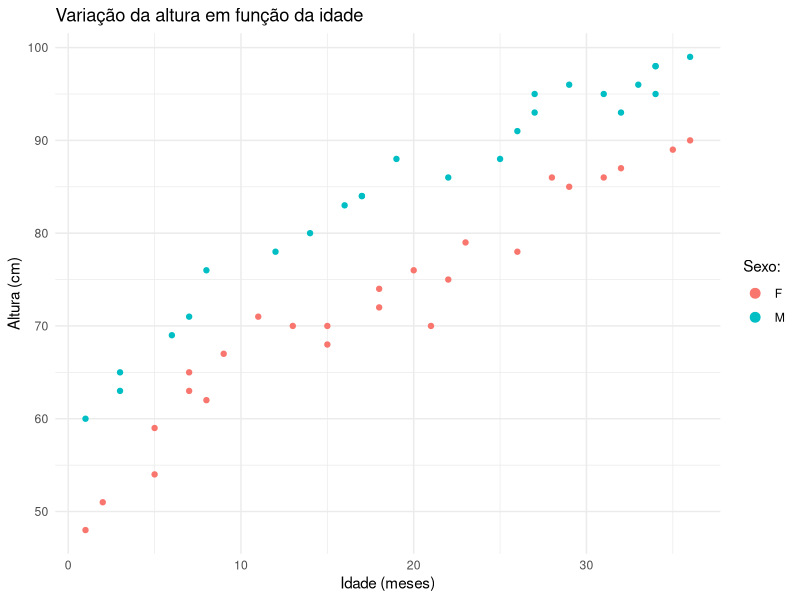
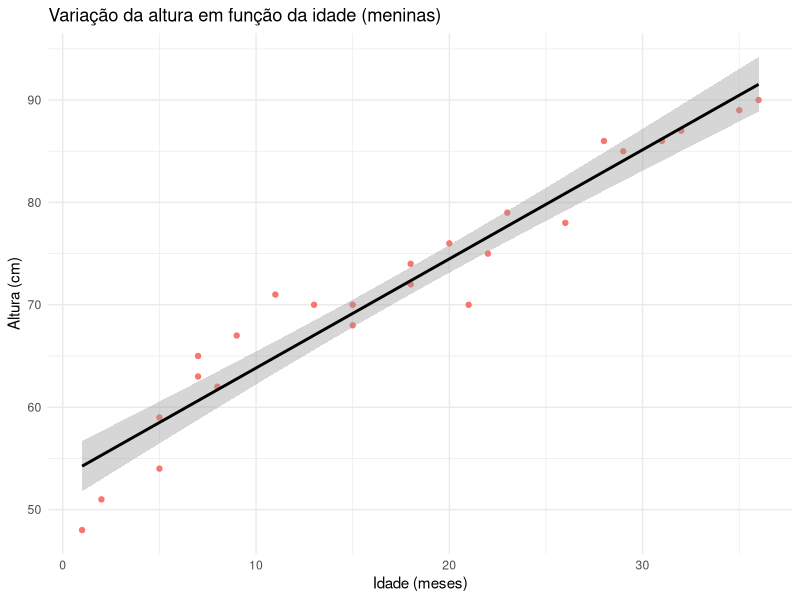
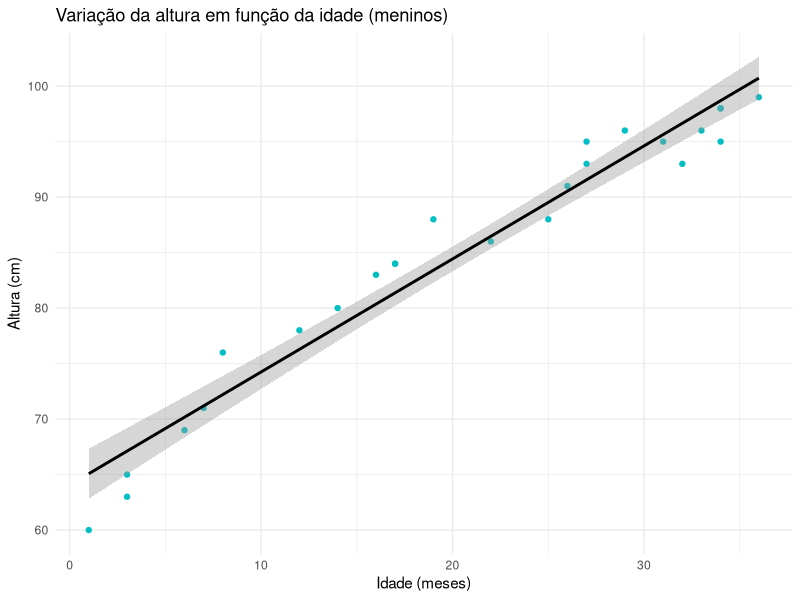

The R script that drew these images, in order:
## ---- chunk 1
knitr::opts_chunk$set(echo = TRUE)
## ---- chunk 2
# Criando os vetores
sexo <- c("F", "M", "F", "M", "M", "F", "F", "M", "F", "M", "F", "F", "M", "F", "F", "M", "F", "M", "F", "F", "M", "M", "M", "F", "F", "M", "F", "F", "F", "M", "F", "M", "M", "F", "M", "M", "F", "F", "M", "F", "M", "M", "F", "M", "M", "M", "M", "F", "F", "M")

idade <- c(1, 1, 2, 3, 3, 5, 5, 6, 7, 7, 7, 8, 8, 9, 11, 12, 13, 14, 15, 15, 16, 17, 17, 18, 18, 19, 20, 21, 22, 22, 23, 25, 26, 26, 27, 27, 28, 29, 29, 31, 31, 32, 32, 33, 34, 34, 34, 35, 36, 36)

altura <- c(48, 60, 51, 65, 63, 54, 59, 69, 63, 71, 65, 62, 76, 67, 71, 78, 70, 80, 68, 70, 83, 84, 84, 72, 74, 88, 76, 70, 75, 86, 79, 88, 91, 78, 95, 93, 86, 85, 96, 86, 95, 93, 87, 96, 98, 95, 98, 89, 90, 99)

# Concatenando os vetores em um data frame
df <- data.frame(sexo, idade, altura)

# Deletando os vetores
rm(idade, altura, sexo)
## ---- chunk 3
# Carregar o pacote ggplot2 com as funções para gráficos
library(ggplot2)

ggplot(data = df, aes(x = idade, y = altura, colour = as.factor(sexo))) + 
      geom_point() +
      theme_minimal() +
      labs(title = "Variação da altura em função da idade", x="Idade (meses)", 
           y="Altura (cm)", 
           colour = "Sexo:") +
      theme(legend.position = "right") +
      guides(colour = guide_legend(nrow = 2, override.aes = list(size = 3)))
## ---- chunk 4
cor(df$idade[df$sexo=="F"], df$altura[df$sexo=="F"], method = "pearson")
cor(df$idade[df$sexo=="M"], df$altura[df$sexo=="M"], method = "pearson")
## ---- chunk 5
# Armazenando o modelo dos dados de crianças do sexo feminino:
rlf <- lm(df$altura[df$sexo=="F"] ~ df$idade[df$sexo=="F"])

# Visualizar as informações do modelo:
summary(rlf)
## ---- chunk 6
# Armazenando o modelo dos dados de crianças do sexo masculino:
rlm <- lm(df$altura[df$sexo=="M"] ~ df$idade[df$sexo=="M"])

# Visualizar as informações do modelo:
summary(rlm)
## ---- chunk 7
# Organizando os dados das meninas em um novo data set:
idade <- df$idade[df$sexo=="F"]
altura <- df$altura[df$sexo=="F"]
feminino <- data.frame(idade, altura)

# Plotando o gráfico
ggplot(data = feminino, aes(x = idade, y = altura)) + 
      geom_point(color="#F8766D") +
      geom_smooth(method=lm, colour="black") +
      theme_minimal() +
      labs(title = "Variação da altura em função da idade (meninas)", x="Idade (meses)", 
           y="Altura (cm)") +
      guides(colour = guide_legend(nrow = 2, override.aes = list(size = 3)))
## ---- chunk 8
# Organizando os dados dos meninos em um novo data set:
idade <- df$idade[df$sexo=="M"]
altura <- df$altura[df$sexo=="M"]
masculino <- data.frame(idade, altura)
rm(idade, altura)

# Plotando o gráfico
ggplot(data = masculino, aes(x = idade, y = altura)) + 
      geom_point(color="#00BFC4") +
      geom_smooth(method=lm, colour="black") +
      theme_minimal() +
      labs(title = "Variação da altura em função da idade (meninos)", x="Idade (meses)", 
           y="Altura (cm)") +
      guides(colour = guide_legend(nrow = 2, override.aes = list(size = 3)))

## ---- chunk 9

confint(rlf, level = 0.95)
## ---- chunk 10
confint(rlm, level = 0.95)
